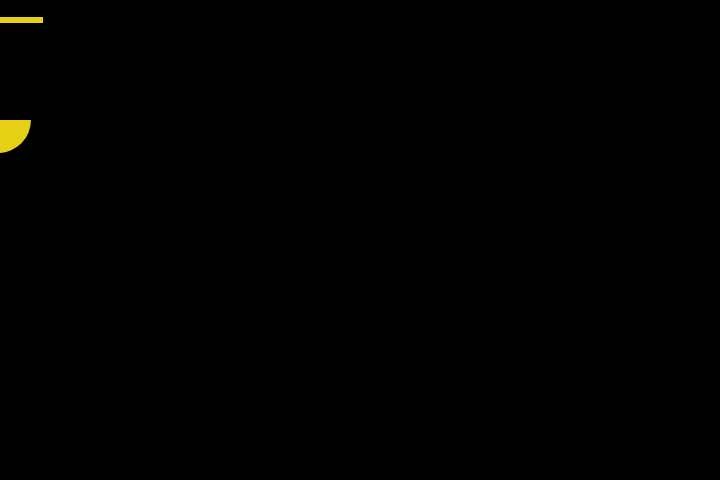
Frame 1 (no input)
Frame 60 (no input): identical to frame 1, image omitted
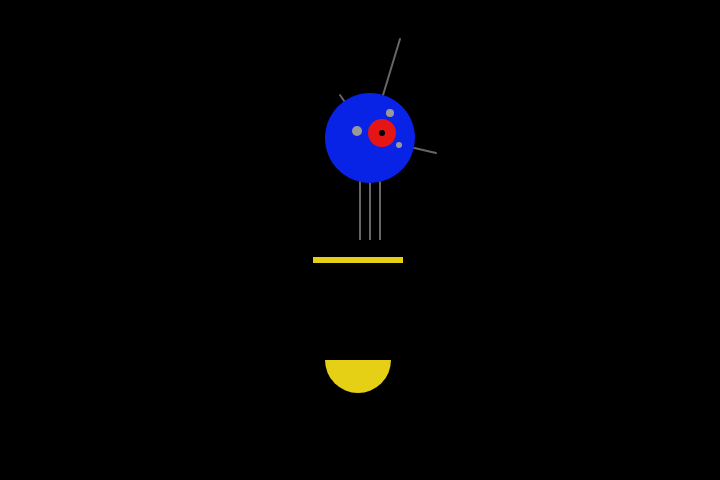
Frame 120 (the mouse pressed at the canvas centre since frame 60)

The p5.js sketch that drew these frames (run headless with seeded random() and noise() and a simulated clock; from frame 60 on, the mouse is pressed at the canvas centre):

// p5.js sketch
// ── sketch.js
/*When you take out the background command the code no longer keeps replacing the background everytime it refreshes and so the robot gets pasted were ever the mouse is when the screen refreshes.*/

function setup() {
//This is the start of the code indicated with the start up and open brace
  createCanvas(720, 480);
//This code creates our canvas, 720 pixels wide, 480 tall
  smooth();
//This line draws all edges with smooth quality
  strokeWeight(2);
//This is the width of the lines drawn
}

function draw() {
  background(0);
//This line means that a shape or shapes will be drawn
  translate(mouseX-266, mouseY-257);
//This line means wherever the mouse is the shape will move

  //Neck
  stroke(102);
//The colour of the lines
  line(266, 257, 266, 162);
  line(276, 257, 276, 162);
  line(286, 257, 286, 162);
//These commands make 3 vertical lines 

  //Antennae
  line(276, 155, 246, 112);
  line(276, 155, 306, 56);
  line(277, 155, 342, 170);
//These commands make the other 3 lines
  
  //body
  noStroke();
//makes it so lines dont show up in this part
  fill(230, 208, 21);
  ellipse(264, 377, 66, 66);
  fill(0);
  rect(219, 257, 90, 120);
  fill(230, 208, 21);
  rect(219, 274, 90, 6);
//These commands draw the body, including the ellipse and rectangle inside them
  
  //head
  fill(9, 35, 230);
  ellipse(276, 155, 90, 90);
  fill(230, 21, 21);
  ellipse(288, 150, 28, 28);
  fill(0);
  ellipse(288, 150, 6, 6);
  fill(153);
  ellipse(263, 148, 10, 10);
  ellipse(296, 130, 8, 8);
  ellipse(305, 162, 6, 6);
//These commands creat the ellipse of the head as well as the others inside of it
}
